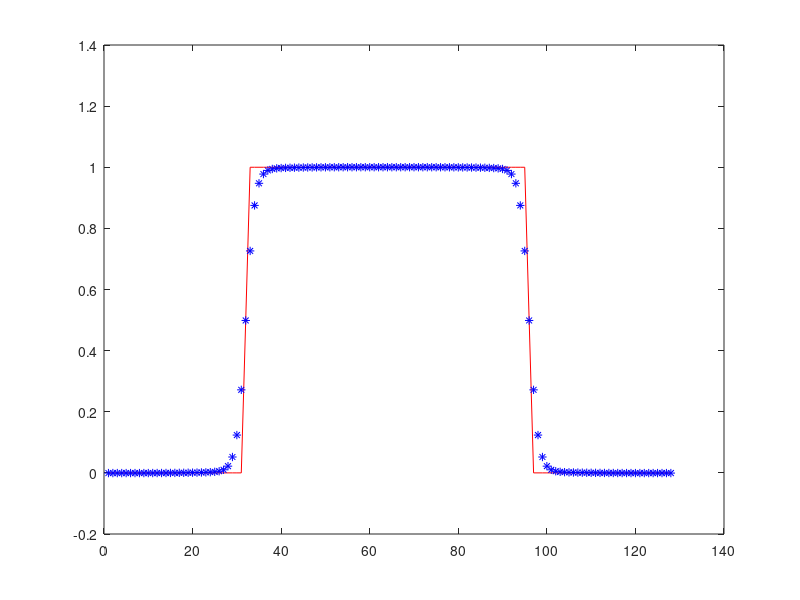

Write the MATLAB code that produced this figure. (Note: this script raises an error after producing the figure.)
% This is a very crude approach and the error is significant. The
% analytical solution used here is that obtained by subratacting the values
% of x corresponding to concentrations of 0.9 and 0.1 respectively to get
% width. 

clear all;
D=1.0;
dt=0.01;
N=128;
m=2;
A=1.0;
kappa=1.0;
nstep=5000;
col_labels={'width_spec';'width_analytical'}; 

% Declarations
conc=zeros(N,1);
c_prime=zeros(N, 1);

% Initial profile
for i=1:N
    if (i>N/4 && i<3*N/4)
        conc(i)=1;
    end
    if ((i==N/4) || (i==3*N/4))
        conc(i)=0.5;
    end
end

plot(conc, 'r')
hold on

% Define g
g=zeros(N,1);


% Periodic Boundary
halfN=N/2;
delk=2*pi/N;

% Evolve the profile

for p=1:nstep
    
    % Define g
    g=2*A*conc.*(1-conc).*(1-2*conc);
    
    % FFT
    c_hat=fft(conc);
    g_hat=fft(g);
    
    for i=1:N
        
        %Periodic Boundary Condition
        if ((i) <= halfN)
            k=(i)*delk;
        end
        
        if ((i) > halfN)
            k=(i-N)*delk;
        end
        
        k2=k*k;
        k4=k2*k2;
        
        c_hat(i)=(c_hat(i)-dt*k2*g_hat(i))/(1+2*k4*dt);
    end
    
    conc=real(ifft(c_hat));
    
end
plot(conc, 'b*');

x1=get_N(conc, 0.075, 0.125);
x2=get_N(conc, 0.80, 0.95);
width_spec=x2-x1;


%% Analytical solution

x3=conc_analytical(0.1);
x4=conc_analytical(0.9);

width_analytical=x4-x3;
width_data=[width_spec;width_analytical];

table(col_labels, width_data)

%% Functions

function x_value = conc_analytical(c1)
x_value=2*atanh(2*c1-1);
end

function N_avg = get_N(conc_vector, lim_a, lim_b)
count=0;
sum_N=0;
istep=numel(conc_vector)/2;
for i=1:istep
    if (conc_vector(i)>lim_a && conc_vector(i)<lim_b)
        sum_N=sum_N+i;
        count=count+1;        
    end
end
N_avg=sum_N/count;
end

